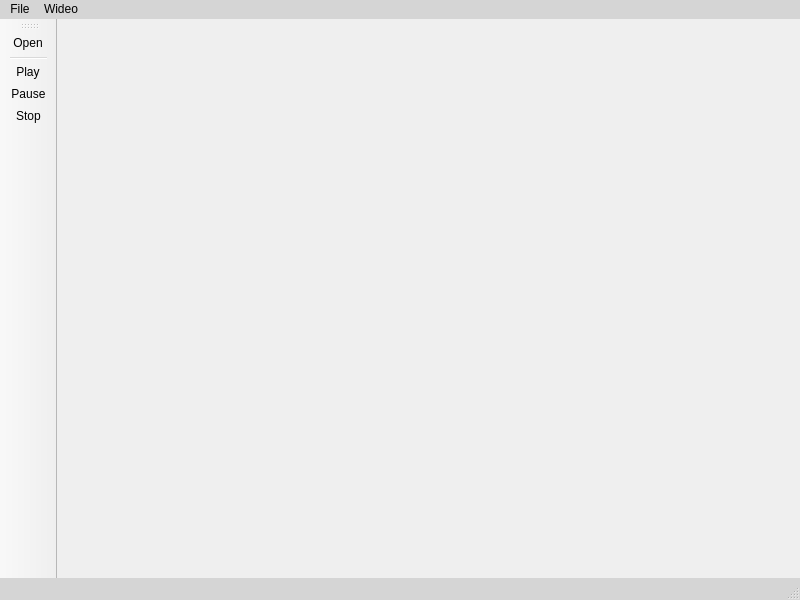
<?xml version="1.0" encoding="UTF-8"?>
<ui version="4.0">
 <class>MainWindow</class>
 <widget class="QMainWindow" name="MainWindow">
  <property name="geometry">
   <rect>
    <x>0</x>
    <y>0</y>
    <width>800</width>
    <height>600</height>
   </rect>
  </property>
  <property name="windowTitle">
   <string>MainWindow</string>
  </property>
  <property name="styleSheet">
   <string notr="true">
QMenuBar{
	background-color: rgb(213, 213, 213);
}
QMenuBar{
	background-color: rgb(213, 213, 213);
}
QStatusBar{
	background-color: rgb(213, 213, 213);
	color: rgb(53, 53, 53);
}
QSlider::handle:horizontal {
background-color: black;}
QVideoWidget{
background-color:rgb(53, 53, 53);
}</string>
  </property>
  <widget class="QWidget" name="CentralWidget"/>
  <widget class="QMenuBar" name="menuBar">
   <property name="geometry">
    <rect>
     <x>0</x>
     <y>0</y>
     <width>800</width>
     <height>20</height>
    </rect>
   </property>
   <widget class="QMenu" name="menuPliki">
    <property name="title">
     <string>File</string>
    </property>
    <addaction name="actionOpen"/>
   </widget>
   <widget class="QMenu" name="menuWideo">
    <property name="title">
     <string>Wideo</string>
    </property>
    <addaction name="actionPlay"/>
    <addaction name="actionPause"/>
    <addaction name="actionStop"/>
   </widget>
   <addaction name="menuPliki"/>
   <addaction name="menuWideo"/>
  </widget>
  <widget class="QToolBar" name="toolBar">
   <property name="windowTitle">
    <string>toolBar</string>
   </property>
   <attribute name="toolBarArea">
    <enum>LeftToolBarArea</enum>
   </attribute>
   <attribute name="toolBarBreak">
    <bool>false</bool>
   </attribute>
   <addaction name="actionOpen"/>
   <addaction name="separator"/>
   <addaction name="actionPlay"/>
   <addaction name="actionPause"/>
   <addaction name="actionStop"/>
  </widget>
  <widget class="QStatusBar" name="statusBar"/>
  <action name="actionOpen">
   <property name="enabled">
    <bool>true</bool>
   </property>
   <property name="icon">
    <iconset resource="resources.qrc">
     <normaloff>:/new/images/icons/Folder.png</normaloff>:/new/images/icons/Folder.png</iconset>
   </property>
   <property name="text">
    <string>Open</string>
   </property>
   <property name="toolTip">
    <string>Open a File</string>
   </property>
   <property name="shortcut">
    <string>Ctrl+O</string>
   </property>
  </action>
  <action name="actionPlay">
   <property name="icon">
    <iconset resource="resources.qrc">
     <normaloff>:/new/images/icons/play.png</normaloff>:/new/images/icons/play.png</iconset>
   </property>
   <property name="text">
    <string>Play</string>
   </property>
   <property name="toolTip">
    <string>Play a Video</string>
   </property>
   <property name="shortcut">
    <string>Ctrl+P</string>
   </property>
  </action>
  <action name="actionStop">
   <property name="icon">
    <iconset resource="resources.qrc">
     <normaloff>:/new/images/icons/stop.png</normaloff>:/new/images/icons/stop.png</iconset>
   </property>
   <property name="text">
    <string>Stop</string>
   </property>
   <property name="toolTip">
    <string>Stop a Video</string>
   </property>
   <property name="shortcut">
    <string>Ctrl+S</string>
   </property>
  </action>
  <action name="actionPause">
   <property name="icon">
    <iconset resource="resources.qrc">
     <normaloff>:/new/images/icons/pause.png</normaloff>:/new/images/icons/pause.png</iconset>
   </property>
   <property name="text">
    <string>Pause</string>
   </property>
   <property name="toolTip">
    <string>Pause a File</string>
   </property>
   <property name="shortcut">
    <string>Space</string>
   </property>
  </action>
 </widget>
 <resources>
  <include location="resources.qrc"/>
 </resources>
 <connections/>
</ui>
